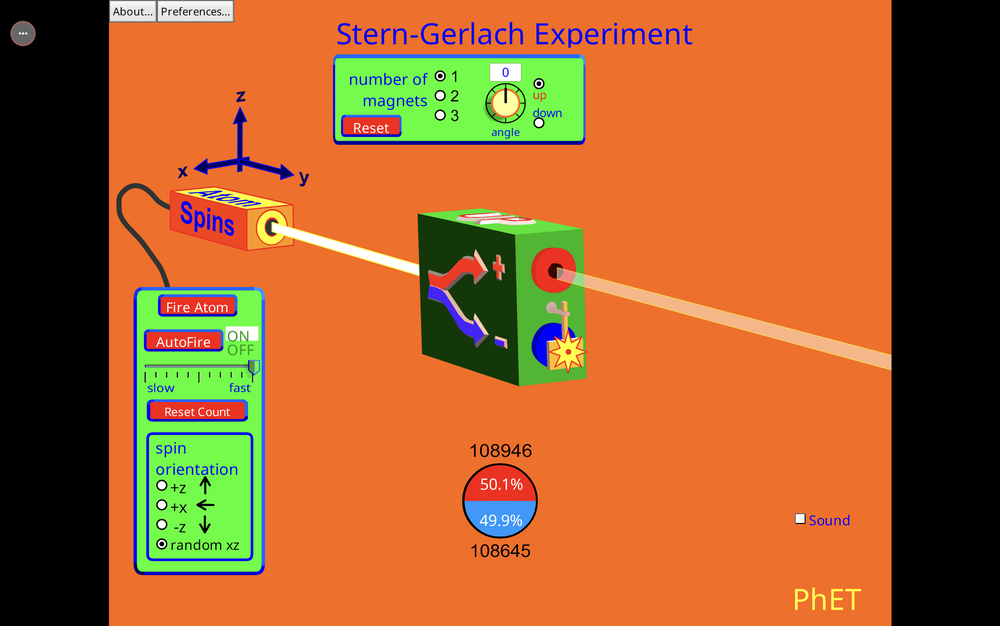
#> input picture task1/photos/sg11.png, 1000 x 626 px, shrunk from 2940 x 1840 before the run
$ python colorspaces.py
#> lines starting #> are read from the running program, lines starting #| are printed output that depends on the picture

import cv2 as cv
import matplotlib.pyplot as plt


img= cv.imread("photos/sg11.png")
#> img is the input picture: shape (626, 1000, 3); mean B, G, R 44.5, 96.2, 164.4
cv.imshow("img", img)

img2= plt.imread("photos/sg11.png")
#plt.imshow(img)
#plt.show()

cv.imshow("img", img2)


#BGR to Gray
gray=cv.cvtColor(img,cv.COLOR_BGR2GRAY)
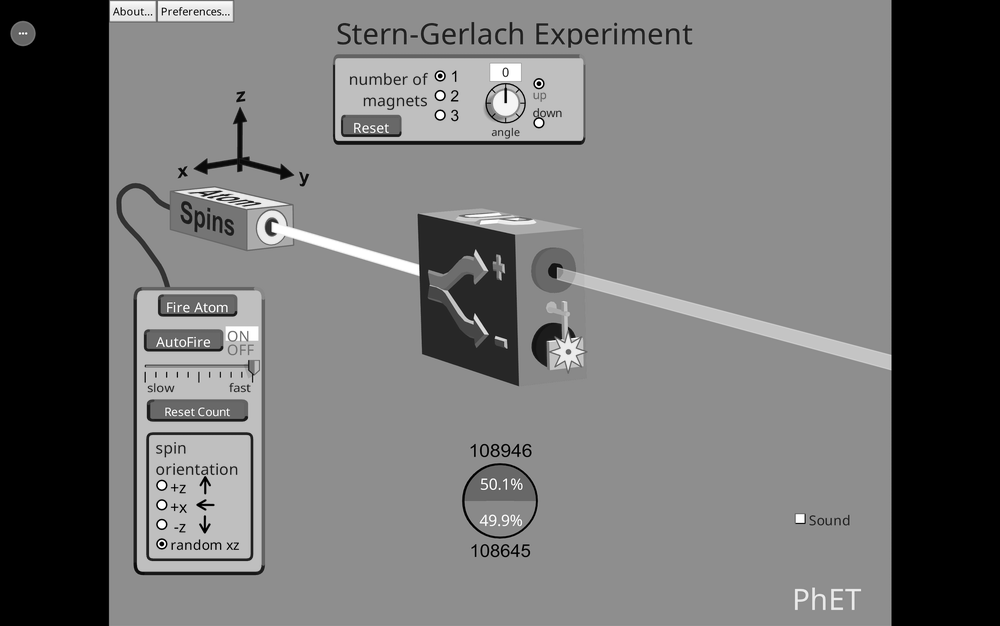
#> gray: shape (626, 1000); min 0, max 255, mean 110.8
cv.imshow("gray", gray)

#BGR to HSV
hsv=cv.cvtColor(img, cv.COLOR_BGR2HSV)
#> hsv: shape (626, 1000, 3); mean H, S, V 16, 156.8, 180.1
cv.imshow("hsv", hsv)

#BGR to LAB

lab=cv.cvtColor(img, cv.COLOR_BGR2LAB)
#> lab: shape (626, 1000, 3); mean of channels 0, 1, 2 124.2, 151.7, 167.6
cv.imshow("lab", lab)


cv.waitKey(0)
cv.destroyAllWindows()

$ run again, with task1/photos/sg2.png copied over task1/photos/sg11.png
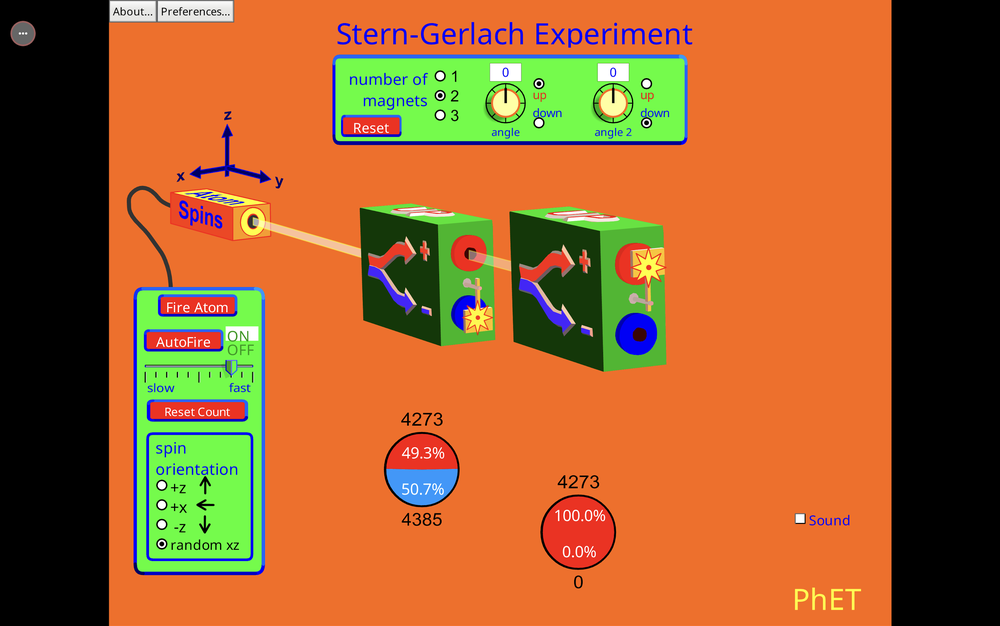
#> input picture task1/photos/sg2.png, 1000 x 626 px, shrunk from 2940 x 1840 before the run
#> img is the input picture: shape (626, 1000, 3); mean B, G, R 44.7, 96.4, 159.2
#> `gray=cv.cvtColor(img,cv.COLOR_BGR2GRAY)`:
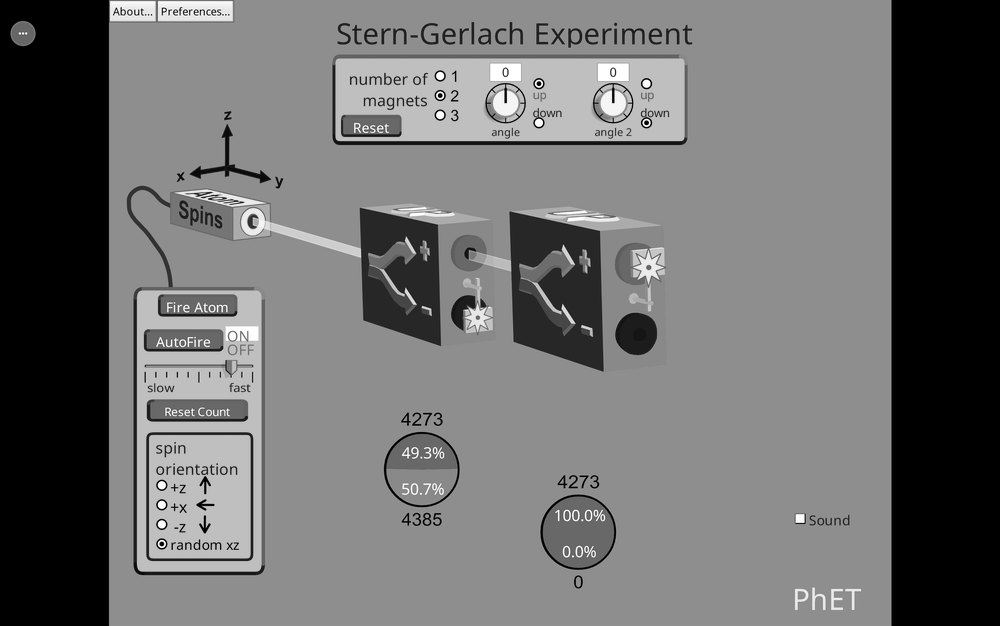
#> gray: shape (626, 1000); min 0, max 255, mean 109.4
#> hsv: shape (626, 1000, 3); mean H, S, V 17.4, 156.8, 177.7
#> lab: shape (626, 1000, 3); mean of channels 0, 1, 2 123.2, 149.6, 166.9
